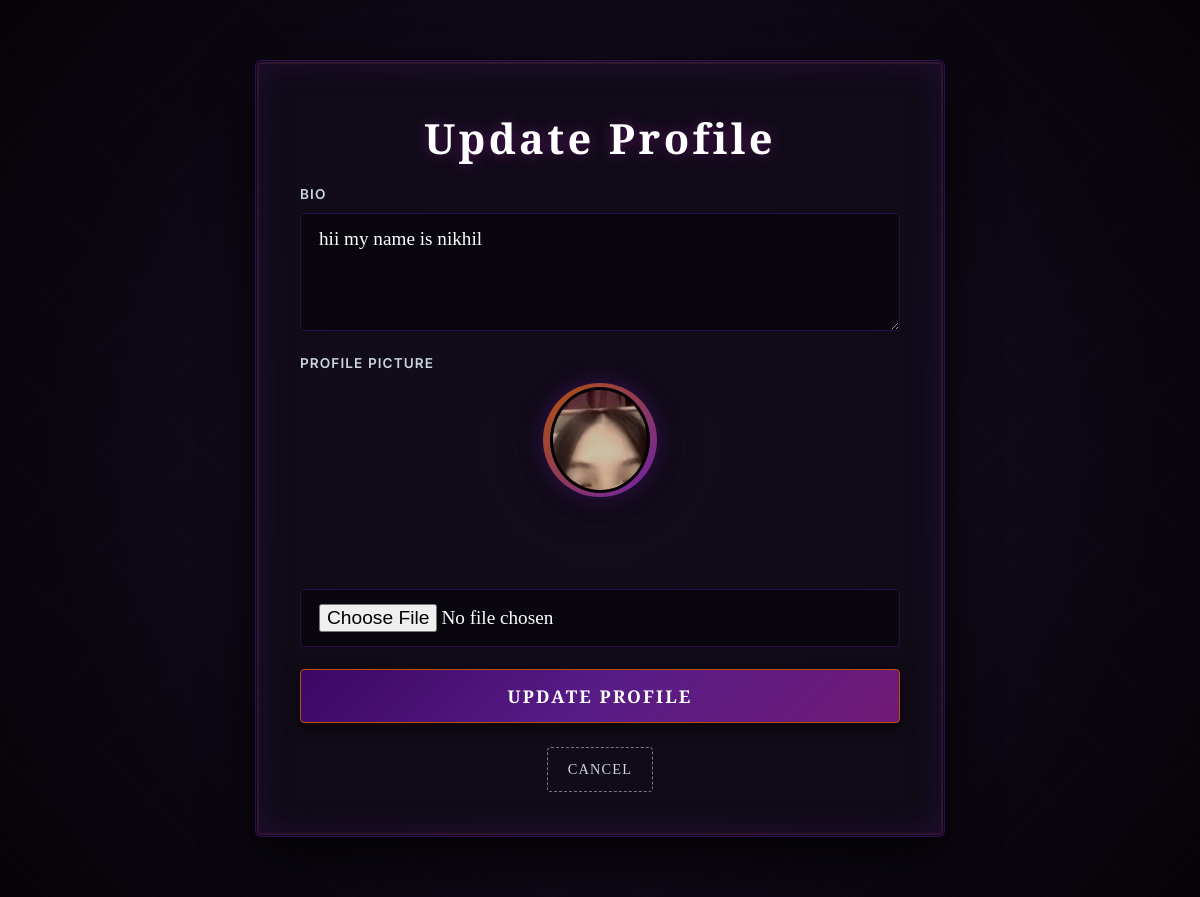
/profile_update (signed in), run on the app's committed database.
### core/models.py (models this page shows, shortened)
class Profile(models.Model):
    user = models.OneToOneField(User, on_delete=models.CASCADE)
    bio = models.TextField(blank=True)
    pic = models.ImageField(upload_to="images/" ,blank=True, null=True)
    created = models.DateTimeField(auto_now_add=True)

### core/views.py (the view)
# urls.py: path('profile_update', views.Profile_upd, name='Profile_upd'),
@login_required
def Profile_upd(request):
    update = get_object_or_404(Profile, user=request.user)
    if request.method == 'POST':
        update.bio = request.POST.get('bio')
        if request.FILES.get('pic'):
            update.pic = request.FILES.get('pic')
        update.save()
        return redirect('profile')
    return render(request,'core/profile_upd.html', {'profile': update} )

### templates/core/profile_upd.html (shortened to what this page needs)
<!DOCTYPE html>
<html lang="en">
<head>
    {% load static %}
    <link rel="stylesheet" href="{% static 'core/styles.css' %}">
</head>
<body>
    <div class="page-wrapper">
        <div class="auth-card" style="max-width: 600px;">
            <h1 class="profile-title">Update Profile</h1>
            <form method="post" enctype="multipart/form-data" class="auth-form">
                <label>
                    Bio
                    <textarea name="bio" placeholder="Tell us about yourself..." rows="4">{{ profile.bio }}</textarea>
                </label>
                <label>
                    Profile Picture
                    {% if profile.pic %}
                    <div class="avatar-wrapper mb-3">
                        <div class="avatar-container" style="width: 100px; height: 100px; margin: 0 auto;">
                            <img src="{{ profile.pic.url }}" class="profile-pic">
                        </div>
                    </div>
                    {% endif %}
                    <input type="file" name="pic">
                </label>
                <button type="submit" class="btn">Update Profile</button>
            </form>
            <div class="navigation-links" style="margin-top: 24px; text-align: center;">
                <a href="{% url 'profile' %}" class="back-home-btn">Cancel</a>
            </div>
        </div>
    </div>
</body>
</html>

### static/core/styles.css (style rules this page uses)
:root { --bg-base: #060408; --bg-surface: #0e0a14; --bg-card: rgba(18, 12, 24, 0.75); --bg-card-hover: rgba(28, 18, 38, 0.9); --accent-purple: #6b21a8; --accent-purple-bright: #c084fc; --accent-amethyst: #a21caf; --accent-gold: #b45309; --accent-gold-bright: #fbbf24; --border-gothic: rgba(107, 33, 168, 0.35); --border-gothic-bright: rgba(192, 132, 252, 0.6); --border-gold: rgba(180, 83, 9, 0.4); --border-gold-bright: rgba(251, 191, 36, 0.75); --text-primary: #f5f3ff; --text-secondary: #cbd5e1; --text-muted: #7c7289; --font-heading: 'Cinzel', serif; --font-body: 'Cormorant Garamond', serif; --font-ui: 'Inter', sans-serif; --purple-glow: rgba(162, 28, 175, 0.45); --gold-glow: rgba(251, 191, 36, 0.35); }
body { margin: 0; min-height: 100vh; font-family: var(--font-body); background: radial-gradient(circle at center, #1b1226 0%, #0d0814 60%, #050307 100%); color: var(--text-primary); font-size: 1.15rem; line-height: 1.6; }
.page-wrapper { display: flex; align-items: center; justify-content: center; min-height: 100vh; padding: 40px 24px; box-sizing: border-box; }
.auth-card { width: 100%; max-width: 480px; padding: 42px; background: var(--bg-card); border: 3px double var(--border-gothic); border-radius: 6px; box-shadow: 0 20px 50px rgba(0, 0, 0, 0.85), inset 0 0 35px rgba(107, 33, 168, 0.2); backdrop-filter: blur(12px); position: relative; overflow: hidden; margin: 20px auto; }
.auth-card::before { content: ''; position: absolute; top: 0; left: 0; width: 100%; height: 100%; border: 1px solid rgba(180, 83, 9, 0.15); pointer-events: none; box-sizing: border-box; }
.auth-card h1, .auth-card h3 { font-family: var(--font-heading); font-weight: 700; color: #ffffff; text-shadow: 0 0 15px var(--purple-glow); letter-spacing: 0.08em; text-align: center; }
.auth-card h1 { font-size: 2.6rem; margin: 0 0 12px; }
.auth-form { display: grid; gap: 22px; }
.auth-form label { display: grid; gap: 8px; font-family: var(--font-ui); font-size: 0.85rem; font-weight: 600; color: var(--text-secondary); letter-spacing: 0.08em; text-transform: uppercase; }
.auth-form input, .auth-form textarea { width: 100%; padding: 14px 18px; border: 1px solid var(--border-gothic); border-radius: 4px; background: rgba(10, 7, 15, 0.85); color: #ffffff; font-family: var(--font-body); font-size: 1.2rem; transition: all 0.3s ease; box-sizing: border-box; }
.auth-form input::placeholder, .auth-form textarea::placeholder { color: var(--text-muted); font-style: italic; }
.btn { display: inline-block; width: 100%; padding: 14px 0; border: 1px solid var(--accent-gold); border-radius: 4px; background: linear-gradient(135deg, #3b0764 0%, #581c87 50%, #701a75 100%); color: #ffffff; font-family: var(--font-heading); font-weight: 700; font-size: 1.1rem; letter-spacing: 0.12em; cursor: pointer; transition: all 0.3s ease; box-shadow: 0 5px 15px rgba(0, 0, 0, 0.5); text-transform: uppercase; text-decoration: none; text-align: center; }
.avatar-wrapper { position: relative; width: 170px; height: 170px; margin: 0 auto 28px; }
.avatar-container { width: 100%; height: 100%; border-radius: 50%; padding: 7px; background: linear-gradient(135deg, var(--accent-gold) 0%, var(--accent-purple) 100%); box-shadow: 0 0 25px rgba(107, 33, 168, 0.45), 0 0 45px rgba(0, 0, 0, 0.7); display: flex; align-items: center; justify-content: center; transition: all 0.45s cubic-bezier(0.25, 0.46, 0.45, 0.94); }
.profile-pic { width: 100%; height: 100%; object-fit: cover; border-radius: 50%; border: 3px solid var(--bg-surface); background: var(--bg-base); filter: sepia(0.35) contrast(1.1) brightness(0.8); transition: filter 0.35s ease; }
.profile-title { font-family: var(--font-heading); font-size: 2.4rem; font-weight: 700; color: #ffffff; margin: 0 0 6px; letter-spacing: 0.08em; text-shadow: 0 0 18px rgba(162, 28, 175, 0.45); text-transform: capitalize; }
.back-home-btn { display: inline-block; text-align: center; background-color: transparent !important; border: 1px dashed var(--text-muted) !important; color: var(--text-secondary) !important; text-decoration: none !important; padding: 10px 20px; border-radius: 4px; transition: all 0.3s ease; font-family: var(--font-heading); font-size: 0.9rem; letter-spacing: 0.08em; text-transform: uppercase; }

### data on the page
Profile: bio "hii my name is nikhil", pic (picture)
